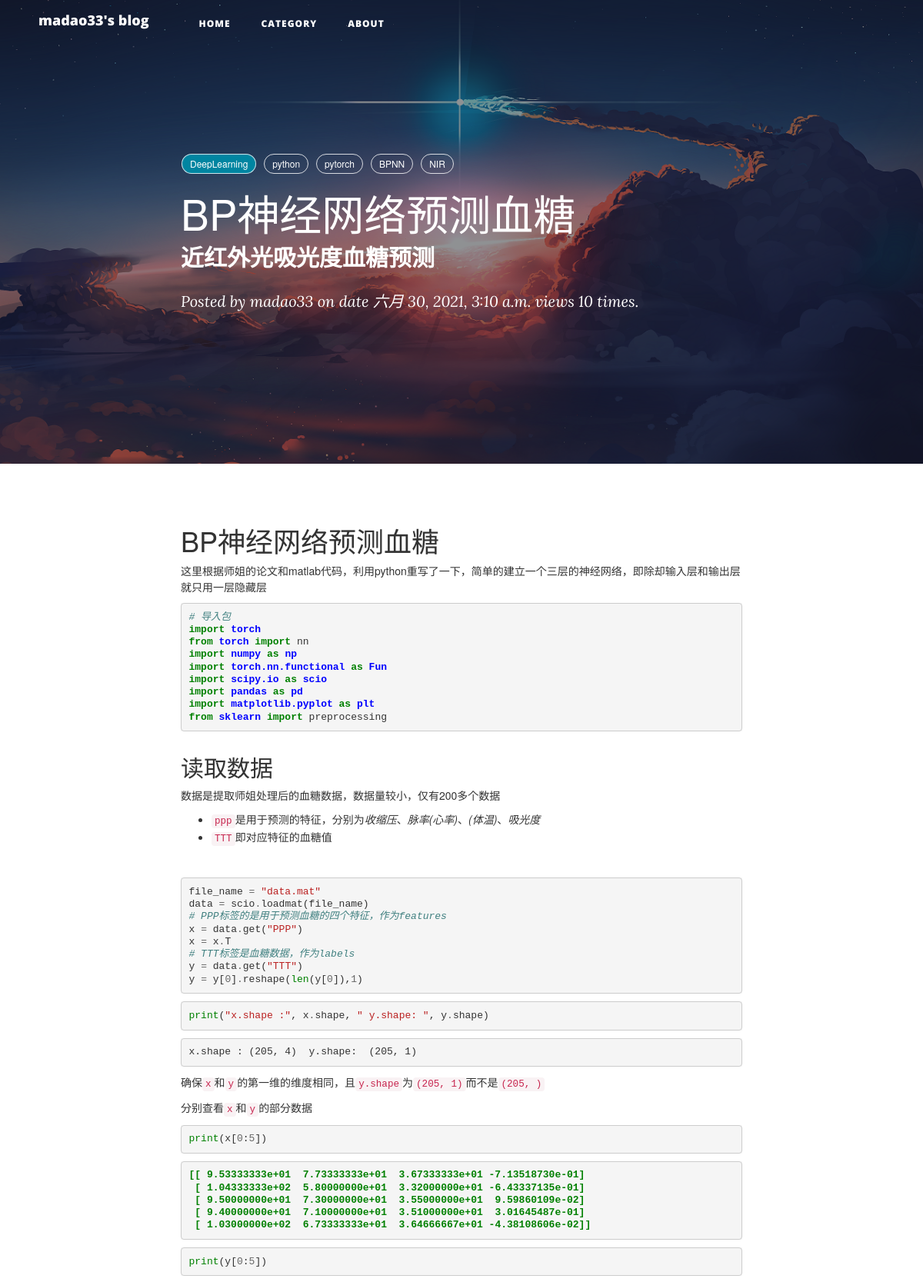
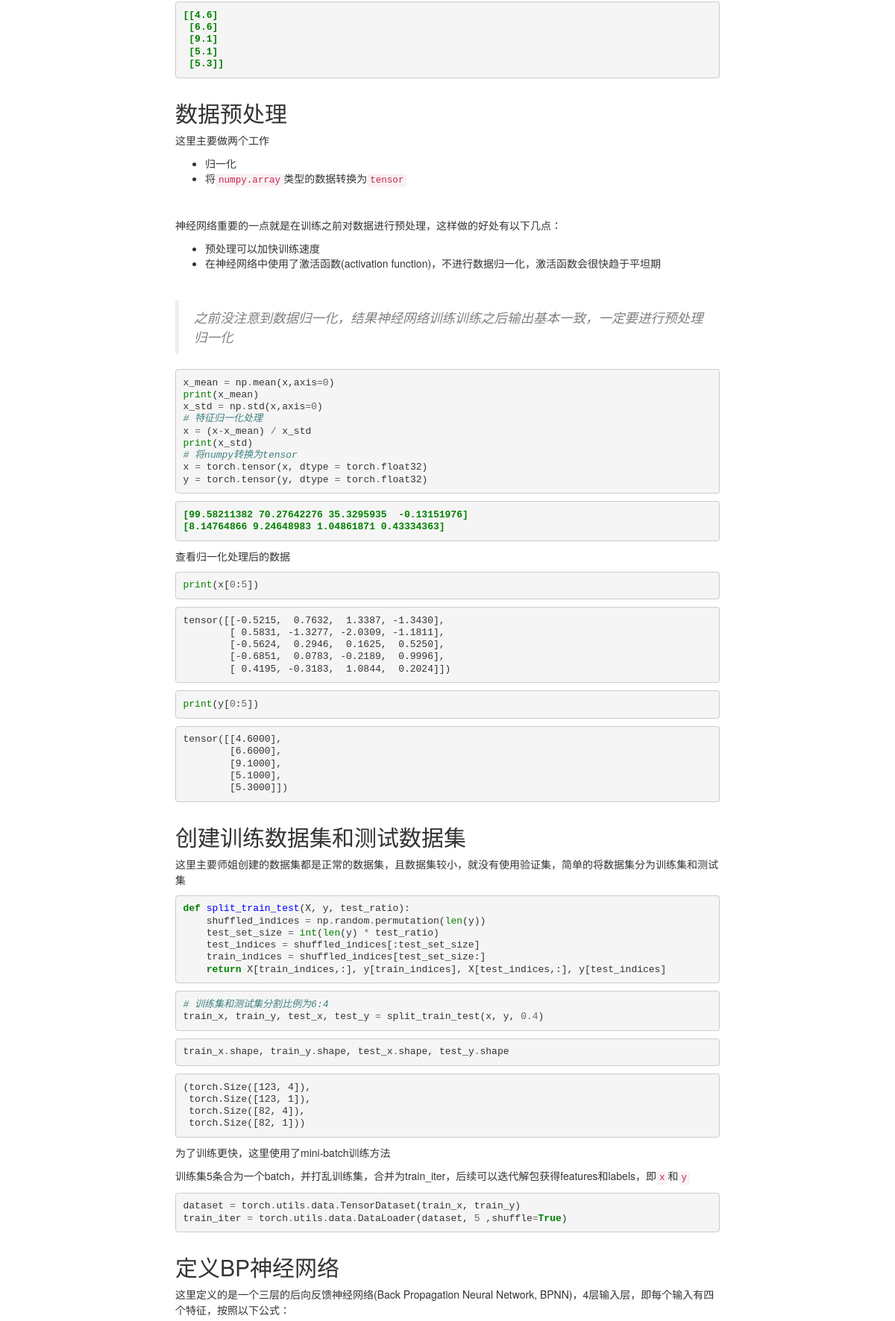
The app's page /post/1/ (upper part) with its own data (2 pictures, top to bottom).
### blog/models.py (models this page shows, shortened)
class Article(models.Model):
    title = models.CharField(max_length=128, default='主标题', unique=True, verbose_name='主标题')
    subtitle = models.CharField(max_length=128, default='副标题', verbose_name='副标题')
    body = MDTextField()
    category = models.ForeignKey(Category, on_delete=models.CASCADE, blank=True, verbose_name='分类')
    author = models.ForeignKey(User, on_delete=models.CASCADE, blank=True, verbose_name='作者')
    created_time = models.DateTimeField("创建时间", auto_now_add=True)
    modified_time = models.DateTimeField("修改时间")
    tags = models.ManyToManyField(Tag, verbose_name='标签', blank=True)
    views = models.PositiveBigIntegerField(default=0, editable=False)
    class Meta:
        verbose_name = '文章'
        verbose_name_plural = verbose_name
        ordering = ['-created_time', 'title']
    def save(self, *args, **kwrags):
        self.modified_time = datetime.now()
        category = get_object_or_404(Category, category=self.category.category)
        articles = Article.objects.filter(category__category=self.category.category)
        count = 0
        for article in articles:
            count += 1
        category.articles = count
        category.save()
        super().save(*args, **kwrags)
    def increase_views(self):
        self.views += 1
        self.save(update_fields=['views'])

class Category(models.Model):
    category = models.CharField(max_length=128, unique=True)
    describtion = models.CharField(max_length=1024)
    createdTime = models.DateTimeField(auto_now_add=True)
    articles = models.PositiveBigIntegerField(default=0)
    author = models.ForeignKey(User, on_delete=models.CASCADE, blank=True, verbose_name='作者')
    def __str__(self):
        return self.category
    class Meta:
        verbose_name = '分类'
        verbose_name_plural = verbose_name

class Tag(models.Model):
    name = models.CharField(max_length=100)
    class Meta:
        verbose_name = '标签'
        verbose_name_plural = verbose_name
    def __str__(self):
        return self.name

class User(models.Model):
    name = models.CharField(max_length=128, unique=True)
    password = models.CharField(max_length=128)
    email = models.EmailField(unique=True)
    createdTime = models.DateTimeField(auto_now_add=True)
    def __str__(self):
        return self.name

### blog/views.py (the view)
# urls.py: path('post/<int:pk>/', views.post, name='post'),
def post(request, pk):
    article = get_object_or_404(Article, pk=pk)
    article.increase_views()
    md = markdown.Markdown(extensions=[
                                        'markdown.extensions.extra',
                                        'markdown.extensions.codehilite',
                                        'markdown.extensions.toc',
                                    ])
    article.body = md.convert(article.body)
    return render(request, 'post.html', {"article": article, 'toc': md.toc})

### blog/templates/post.html (shortened to what this page needs)
<!DOCTYPE html>
{% load static %}
<html lang="en">
    <head>
        <link href="{% static 'css/styles.css' %}" rel="stylesheet" />
        <link href="{% static 'css/hux-blog.min.css' %}" rel="stylesheet"/>
        <link href="{% static 'css/bootstrap.min.css' %}" rel="stylesheet"/>
    </head>
    <body>
        <nav class="navbar navbar-expand-lg navbar-light fixed-top" id="mainNav">
            <div class="container">
                <a class="navbar-brand" href="/">madao33's blog</a>
                <div class="collapse navbar-collapse" id="navbarResponsive">
                    <ul class="navbar-nav ml-auto">
                        <li class="nav-item"><a class="nav-link" href="/">Home</a></li>
                        <li class="nav-item"><a class="nav-link" href="/category">Category</a></li>
                        <li class="nav-item"><a class="nav-link" href="/about">About</a></li>
                    </ul>
                </div>
            </div>
        </nav>
        <header class="masthead" style="background-image: url('{% static 'assets/img/post-bg2.png' %}')">
            <div class="overlay"></div>
            <div class="container">
                <div class="row">
                    <div class="col-lg-8 col-md-10 mx-auto">
                        <div class="post-heading">
                            <div class="tags">
                                <a class="category" href="/category/{{article.category}}/" rel="2" style="background-color: rgb(0, 133, 161)">{{article.category}}</a>
                                {% for tag in article.tags.all %}
                                    <a class="tags/{{tag}}/" title={{tag}}>{{tag}}</a>
                                {% endfor %}
                            </div>
                            <h1>{{article.title}}</h1>
                            <h2 class="subheading">{{article.subtitle}}</h2>
                            <span class="meta">
                                Posted by
                                <a href="/about">{{article.author}}</a>
                                on date {{article.modified_time}} views {{article.views}} times.
                            </span>
                        </div>
                    </div>
                </div>
            </div>
        </header>
        <div class="container">
            <link href="{% static 'css/stylesmd.css' %}" rel="stylesheet" />
            <div class="row">
                <div class="col-lg-8 col-lg-offset-2
                col-md-10 col-md-offset-1
                post-container">
                            {{article.body|safe}}
                </div>
                <div class="col-lg-2 col-lg-offset-0
                visible-lg-block
                sidebar-container
                catalog-container">
                </div>
            </div>
        </div>
    </body>
</html>

### blog/static/css/stylesmd.css (style rules this page uses)
pre { line-height: 125%; }
.codehilite { background: #f8f8f8; }
.codehilite .k { color: #008000; font-weight: bold }
.codehilite .o { color: #666666 }
.codehilite .c1 { color: #408080; font-style: italic }
.codehilite .kc { color: #008000; font-weight: bold }
.codehilite .kn { color: #008000; font-weight: bold }
.codehilite .nb { color: #008000 }
.codehilite .nf { color: #0000FF }
.codehilite .nn { color: #0000FF; font-weight: bold }
.codehilite .w { color: #bbbbbb }
.codehilite .mf { color: #666666 }
.codehilite .mi { color: #666666 }
.codehilite .s2 { color: #BA2121 }

### records on screen
Article: category "DeepLearning", title "BP神经网络预测血糖", subtitle "近红外光吸光度血糖预测", author "madao33", modified_time "六月 30, 2021, 3:10 a.m.", views "10", body "BP神经网络预测血糖 这里根据师姐的论文和matlab代码，利用python重写了一下，简单的建立一个三层的神经网络，即除却输入层和输出层就只用一层隐藏层 # 导入包 import torch from torch import nn import numpy as np import torch.nn.functional as Fun import scipy.io as scio import pandas as pd import matplotlib.pyplot as plt from sklearn import preprocessing 读取数据 数据是提取师姐处理后的血糖数据，数据量较小，仅有200多个数据 ppp 是用于预测的特征，分别为 收缩压 、 脉率(心率) 、 (体温) 、 吸光度 TTT 即对应特征的血糖值 file_name = \"data.mat\" data = scio . loadmat ( file_name ) # PPP标签的是用于预测血糖的四个特征，作为features x = data . get ( \"PPP\" ) x = x . T # TTT标签是血糖数据，作为labels y = data . get ( \"TTT\" ) y = y [ 0 ] . reshape ( len ( y [ 0 ]), 1 ) print ( \"x.shape :\" , x . shape , \" y.shape: \" , y . shape ) x.shape : (205, 4) y.shape: (205, 1) 确保 x 和 y…"
Tag: name "python"
Tag: name "pytorch"
Tag: name "BPNN"
Tag: name "NIR"
